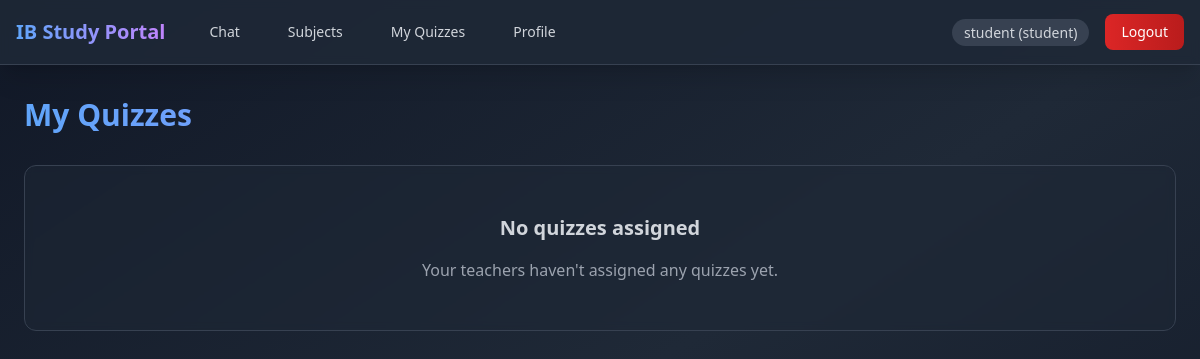
The app's page /student_quizzes (signed in), older data.
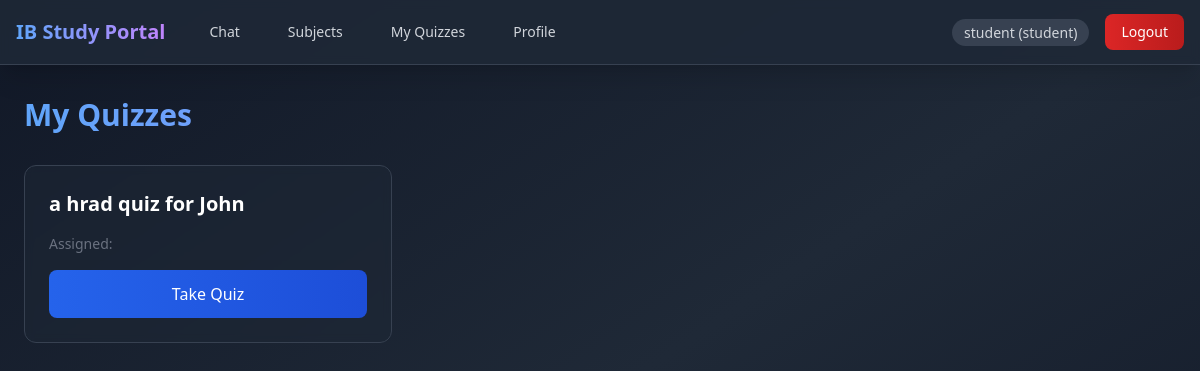
The same page, newer data.
### tables this page shows
CREATE TABLE quizzes (id INTEGER PRIMARY KEY AUTOINCREMENT,title TEXT NOT NULL,subject_id INTEGER,teacher_id INTEGER,questions TEXT NOT NULL,created_at TIMESTAMP DEFAULT CURRENT_TIMESTAMP,FOREIGN KEY (subject_id) REFERENCES subjects (id),FOREIGN KEY (teacher_id) REFERENCES users (id));

### auth.py (the view)
	def wrapper(*args,**kwargs):
		if 'user_id' not in session:
			flash('You need to login first','error')
			return redirect(url_for('login'))
		return f(*args,**kwargs)

### app.py (called while the page is built)
@app.route('/student_quizzes')
@login_required
def student_quizzes():
	user=get_current_user()
	if user['role']!='student':
		flash('Access denied.','error')
		return redirect(url_for('index'))
	quizzes=get_student_quizzes(user['id'])
	return render_template('student_quizzes.html',quizzes=quizzes)

### auth.py (called while the page is built)
def login_required(f):
	def wrapper(*args,**kwargs):
		if 'user_id' not in session:
			flash('You need to login first','error')
			return redirect(url_for('login'))
		return f(*args,**kwargs)
	wrapper.__name__=f.__name__
	return wrapper

def get_current_user():
	user_id,username,role=session.get('user_id'),session.get('username'),session.get('role')
	return {'id':user_id,'username':username,'role':role}

### db.py (called while the page is built)
def get_db_connection():return sqlite3.connect(DATABASE)

def get_student_quizzes(student_id):
	conn=get_db_connection()
	cursor=conn.cursor()
	cursor.execute('''SELECT q.* FROM quizzes q JOIN quiz_assignments qa ON q.id = qa.quiz_id WHERE qa.student_id = ? ORDER BY q.created_at DESC''',(student_id,))
	quizzes=[{'id':row[0],'title':row[1],'subject_id':row[2],'teacher_id':row[3],'questions':json.loads(row[4]),'created_at':row[5]} for row in cursor.fetchall()]
	conn.close()
	return quizzes

### templates/student_quizzes.html (shortened to what this page needs)
{% extends "base.html" %}
{% block content %}
<div class="max-w-6xl mx-auto">
    <h1 class="text-3xl font-bold mb-8 bg-gradient-to-r from-blue-400 to-purple-400 bg-clip-text text-transparent">My Quizzes</h1>
    {% if quizzes %}
        <div class="grid grid-cols-1 md:grid-cols-2 lg:grid-cols-3 gap-6">
            {% for quiz in quizzes %}
                <div class="bg-gray-800/50 backdrop-blur-sm rounded-xl p-6 border border-gray-700 hover:border-gray-600 transition-all">
                    <h3 class="text-xl font-semibold mb-2 text-white">{{ quiz.title }}</h3>
                    <p class="text-sm text-gray-500 mb-4">Assigned: {{ quiz.assigned_time }}</p>
                    {% if quiz.completed_time %}
                        <div class="mb-4">
                            <div class="flex justify-between items-center mb-2">
                                <span class="text-sm text-gray-300">Score:</span>
                                <span class="text-lg font-bold {% if quiz.score >= 80 %}text-green-400{% elif quiz.score >= 60 %}text-yellow-400{% else %}text-red-400{% endif %}">
                                    {{ quiz.score }}%
                                </span>
                            </div>
                            <p class="text-xs text-gray-500">Completed: {{ quiz.completed_time }}</p>
                        </div>
                        <div class="bg-gray-700/50 rounded-lg p-3 text-center">
                            <span class="text-gray-400 text-sm">Completed</span>
                        </div>
                    {% else %}
                        <a href="{{ url_for('take_quiz', quiz_id=quiz.id) }}"
                           class="block w-full bg-gradient-to-r from-blue-600 to-blue-700 hover:from-blue-700 hover:to-blue-800 text-white px-4 py-3 rounded-lg text-center font-medium transition-all transform hover:scale-105">
                            Take Quiz
                        </a>
                    {% endif %}
                </div>
            {% endfor %}
        </div>
    {% else %}
        <div class="bg-gray-800/50 backdrop-blur-sm rounded-xl p-12 border border-gray-700 text-center">
            <h3 class="text-xl font-semibold mb-4 text-gray-300">No quizzes assigned</h3>
            <p class="text-gray-400">Your teachers haven't assigned any quizzes yet.</p>
        </div>
    {% endif %}
</div>
{% endblock %}

Row changes from the older to the newer data that the page shows:
added quizzes: title "a hrad quiz for John"
Text that changed along with them:
text no longer shown: "No quizzes assigned Your teachers haven't assigned any quizzes yet."
